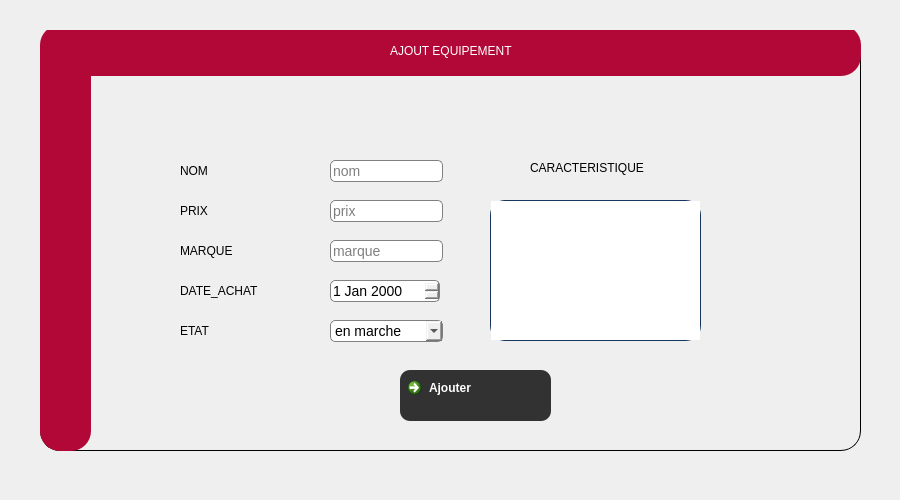
          <widget class="QWidget" name="page_85">
           <widget class="QLabel" name="label_28">
            <property name="geometry">
             <rect>
              <x>0</x>
              <y>0</y>
              <width>891</width>
              <height>491</height>
             </rect>
            </property>
            <property name="styleSheet">
             <string notr="true">background-image: url(:/img/img/AA.jpg);</string>
            </property>
            <property name="text">
             <string/>
            </property>
           </widget>
           <widget class="QGroupBox" name="groupBox_2">
            <property name="geometry">
             <rect>
              <x>40</x>
              <y>30</y>
              <width>821</width>
              <height>421</height>
             </rect>
            </property>
            <property name="styleSheet">
             <string notr="true">
QGroupBox  {
    border: 1px solid;
    
  
    border-radius: 20px;
}</string>
            </property>
            <property name="title">
             <string/>
            </property>
            <widget class="QLabel" name="label_nomEq">
             <property name="geometry">
              <rect>
               <x>140</x>
               <y>133</y>
               <width>56</width>
               <height>16</height>
              </rect>
             </property>
             <property name="styleSheet">
              <string notr="true">font: 75 10pt &quot;Source Code Pro&quot;;
	font: 87 8pt &quot;Nexa Rust Sans Black 01&quot;;</string>
             </property>
             <property name="text">
              <string>NOM</string>
             </property>
            </widget>
            <widget class="QLabel" name="label_PrixEq">
             <property name="geometry">
              <rect>
               <x>140</x>
               <y>173</y>
               <width>56</width>
               <height>16</height>
              </rect>
             </property>
             <property name="styleSheet">
              <string notr="true">font: 75 10pt &quot;Source Code Pro&quot;;
	font: 87 8pt &quot;Nexa Rust Sans Black 01&quot;;</string>
             </property>
             <property name="text">
              <string>PRIX</string>
             </property>
            </widget>
            <widget class="QLabel" name="label_MarqueEq">
             <property name="geometry">
              <rect>
               <x>140</x>
               <y>213</y>
               <width>71</width>
               <height>16</height>
              </rect>
             </property>
             <property name="styleSheet">
              <string notr="true">font: 75 10pt &quot;Source Code Pro&quot;;
	font: 87 8pt &quot;Nexa Rust Sans Black 01&quot;;</string>
             </property>
             <property name="text">
              <string>MARQUE</string>
             </property>
            </widget>
            <widget class="QLabel" name="label_DateEq">
             <property name="geometry">
              <rect>
               <x>140</x>
               <y>253</y>
               <width>101</width>
               <height>16</height>
              </rect>
             </property>
             <property name="styleSheet">
              <string notr="true">font: 75 10pt &quot;Source Code Pro&quot;;
	font: 87 8pt &quot;Nexa Rust Sans Black 01&quot;;</string>
             </property>
             <property name="text">
              <string>DATE_ACHAT</string>
             </property>
            </widget>
            <widget class="QLabel" name="label_CaraEq">
             <property name="geometry">
              <rect>
               <x>490</x>
               <y>130</y>
               <width>141</width>
               <height>16</height>
              </rect>
             </property>
             <property name="styleSheet">
              <string notr="true">font: 75 10pt &quot;Source Code Pro&quot;;
	font: 87 8pt &quot;Nexa Rust Sans Black 01&quot;;</string>
             </property>
             <property name="text">
              <string>CARACTERISTIQUE</string>
             </property>
            </widget>
            <widget class="QLabel" name="label_EtatEq">
             <property name="geometry">
              <rect>
               <x>140</x>
               <y>293</y>
               <width>56</width>
               <height>16</height>
              </rect>
             </property>
             <property name="styleSheet">
              <string notr="true">font: 75 10pt &quot;Source Code Pro&quot;;
	font: 87 8pt &quot;Nexa Rust Sans Black 01&quot;;</string>
             </property>
             <property name="text">
              <string>ETAT</string>
             </property>
            </widget>
            <widget class="QLabel" name="label_redEq">
             <property name="geometry">
              <rect>
               <x>0</x>
               <y>-5</y>
               <width>821</width>
               <height>51</height>
              </rect>
             </property>
             <property name="styleSheet">
              <string notr="true">color:white;

background:#b20837;
border-radius:20px;</string>
             </property>
             <property name="text">
              <string/>
             </property>
            </widget>
            <widget class="QLabel" name="label_RedEq2">
             <property name="geometry">
              <rect>
               <x>0</x>
               <y>0</y>
               <width>51</width>
               <height>421</height>
              </rect>
             </property>
             <property name="styleSheet">
              <string notr="true">color:white;

background:#b20837;
border-radius:20px;</string>
             </property>
             <property name="text">
              <string/>
             </property>
            </widget>
            <widget class="QLabel" name="label_AjEq">
             <property name="geometry">
              <rect>
               <x>350</x>
               <y>10</y>
               <width>211</width>
               <height>21</height>
              </rect>
             </property>
             <property name="styleSheet">
              <string notr="true">color:white;
font: 75 10pt &quot;Source Code Pro&quot;;
	font: 87 10pt &quot;Nexa Rust Sans Black 01&quot;;
background:#b20837;
border-radius:10px;</string>
             </property>
             <property name="text">
              <string>AJOUT EQUIPEMENT</string>
             </property>
            </widget>
            <widget class="QLineEdit" name="nom_eqa">
             <property name="geometry">
              <rect>
               <x>290</x>
               <y>130</y>
               <width>113</width>
               <height>22</height>
              </rect>
             </property>
             <property name="styleSheet">
              <string notr="true">    QLineEdit{ 
    border: 1px solid gray;
    font-size: 14px;
    border-radius: 5px;
}</string>
             </property>
             <property name="inputMask">
              <string/>
             </property>
             <property name="text">
              <string/>
             </property>
             <property name="placeholderText">
              <string>nom</string>
             </property>
            </widget>
            <widget class="QLineEdit" name="prix_eqa">
             <property name="geometry">
              <rect>
               <x>290</x>
               <y>170</y>
               <width>113</width>
               <height>22</height>
              </rect>
             </property>
             <property name="styleSheet">
              <string notr="true">    QLineEdit{ 
    border: 1px solid gray;
    font-size: 14px;
    border-radius: 5px;
}</string>
             </property>
             <property name="placeholderText">
              <string>prix</string>
             </property>
            </widget>
            <widget class="QLineEdit" name="marque_eqa">
             <property name="geometry">
              <rect>
               <x>290</x>
               <y>210</y>
               <width>113</width>
               <height>22</height>
              </rect>
             </property>
             <property name="styleSheet">
              <string notr="true">    QLineEdit{ 
    border: 1px solid gray;
    font-size: 14px;
    border-radius: 5px;
}</string>
             </property>
             <property name="placeholderText">
              <string>marque</string>
             </property>
            </widget>
            <widget class="QDateEdit" name="date_eqa">
             <property name="geometry">
              <rect>
               <x>290</x>
               <y>250</y>
               <width>110</width>
               <height>22</height>
              </rect>
             </property>
             <property name="styleSheet">
              <string notr="true">
    border: 1px solid gray;
    font-size: 14px;
    border-radius: 5px;
</string>
             </property>
            </widget>
            <widget class="QComboBox" name="etat_eqa">
             <property name="geometry">
              <rect>
               <x>290</x>
               <y>290</y>
               <width>113</width>
               <height>22</height>
              </rect>
             </property>
             <property name="styleSheet">
              <string notr="true">   
    border: 1px solid gray;
    font-size: 14px;
    border-radius: 5px;
</string>
             </property>
             <item>
              <property name="text">
               <string>en marche</string>
              </property>
             </item>
             <item>
              <property name="text">
               <string>en panne</string>
              </property>
             </item>
            </widget>
            <widget class="QTextEdit" name="caracteristique_eqa">
             <property name="geometry">
              <rect>
               <x>450</x>
               <y>170</y>
               <width>211</width>
               <height>141</height>
              </rect>
             </property>
             <property name="styleSheet">
              <string notr="true">
    border: 1px solid gray;
    border-color: #FF17365D;
    font-size: 14px;
    border-radius: 15px;
</string>
             </property>
            </widget>
            <widget class="QCommandLinkButton" name="ajouter_eq">
             <property name="geometry">
              <rect>
               <x>360</x>
               <y>340</y>
               <width>151</width>
               <height>51</height>
              </rect>
             </property>
             <property name="styleSheet">
              <string notr="true">QPushButton{
    color:white;
	font: 75 10pt &quot;Source Code Pro&quot;;
	font: 87 8pt &quot;Nexa Rust Sans Black 01&quot;;
    background-color: rgb(51, 50, 50);
background:  rgb(51, 50, 50);
border-radius:10px;
}
QPushButton:hover
{
color:white;

background:#b20837;
border-radius:10px;
}
</string>
             </property>
             <property name="text">
              <string>Ajouter</string>
             </property>
             <property name="icon">
              <iconset resource="img.qrc">
               <normaloff>:/img/img/validate.png</normaloff>:/img/img/validate.png</iconset>
             </property>
             <property name="iconSize">
              <size>
               <width>35</width>
               <height>35</height>
              </size>
             </property>
             <property name="autoDefault">
              <bool>false</bool>
             </property>
             <property name="default">
              <bool>false</bool>
             </property>
            </widget>
           </widget>
          </widget>
